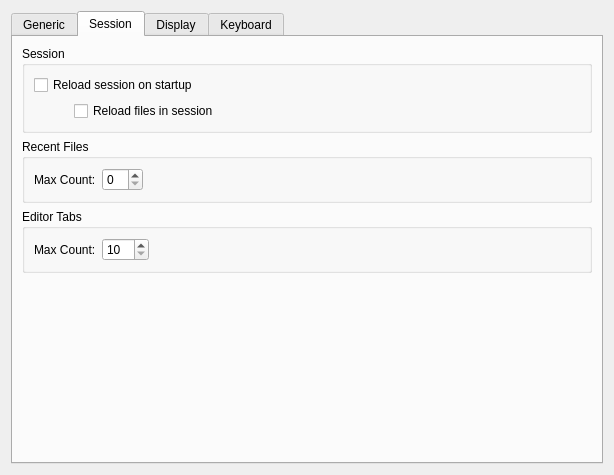
<?xml version="1.0" encoding="UTF-8"?>
<ui version="4.0">
 <class>LiteAppOption</class>
 <widget class="QWidget" name="LiteAppOption">
  <property name="geometry">
   <rect>
    <x>0</x>
    <y>0</y>
    <width>614</width>
    <height>445</height>
   </rect>
  </property>
  <property name="windowTitle">
   <string>Form</string>
  </property>
  <layout class="QVBoxLayout" name="verticalLayout_7">
   <item>
    <widget class="QTabWidget" name="tabWidget">
     <property name="currentIndex">
      <number>1</number>
     </property>
     <widget class="QWidget" name="tab">
      <attribute name="title">
       <string>Generic</string>
      </attribute>
      <layout class="QVBoxLayout" name="verticalLayout_4">
       <item>
        <widget class="QGroupBox" name="groupBox_4">
         <property name="title">
          <string>Store [*]</string>
         </property>
         <layout class="QHBoxLayout" name="horizontalLayout_2">
          <item>
           <widget class="QCheckBox" name="storeLocalCheckBox">
            <property name="font">
             <font>
              <italic>false</italic>
             </font>
            </property>
            <property name="text">
             <string>Store settings to local ini file</string>
            </property>
           </widget>
          </item>
         </layout>
        </widget>
       </item>
       <item>
        <widget class="QGroupBox" name="groupBox">
         <property name="title">
          <string>Interface [*]</string>
         </property>
         <layout class="QHBoxLayout" name="horizontalLayout">
          <item>
           <widget class="QLabel" name="label">
            <property name="text">
             <string>Language:</string>
            </property>
           </widget>
          </item>
          <item>
           <widget class="QComboBox" name="langComboBox"/>
          </item>
          <item>
           <widget class="QLabel" name="label_6">
            <property name="text">
             <string>Style:</string>
            </property>
           </widget>
          </item>
          <item>
           <widget class="QComboBox" name="styleComboBox"/>
          </item>
          <item>
           <widget class="QCheckBox" name="toolWindowShortcutsCheckBox">
            <property name="text">
             <string>Use tool window shortcuts</string>
            </property>
           </widget>
          </item>
          <item>
           <spacer name="horizontalSpacer_3">
            <property name="orientation">
             <enum>Qt::Horizontal</enum>
            </property>
            <property name="sizeType">
             <enum>QSizePolicy::Expanding</enum>
            </property>
            <property name="sizeHint" stdset="0">
             <size>
              <width>40</width>
              <height>20</height>
             </size>
            </property>
           </spacer>
          </item>
         </layout>
        </widget>
       </item>
       <item>
        <widget class="QGroupBox" name="groupBox_6">
         <property name="title">
          <string>Theme [*]</string>
         </property>
         <layout class="QHBoxLayout" name="horizontalLayout_6">
          <item>
           <widget class="QLabel" name="label_4">
            <property name="text">
             <string>Theme:</string>
            </property>
           </widget>
          </item>
          <item>
           <widget class="QComboBox" name="qssComboBox"/>
          </item>
          <item>
           <spacer name="horizontalSpacer">
            <property name="orientation">
             <enum>Qt::Horizontal</enum>
            </property>
            <property name="sizeHint" stdset="0">
             <size>
              <width>40</width>
              <height>20</height>
             </size>
            </property>
           </spacer>
          </item>
         </layout>
        </widget>
       </item>
       <item>
        <widget class="QGroupBox" name="groupBox_11">
         <property name="title">
          <string>Icon [*]</string>
         </property>
         <property name="checkable">
          <bool>false</bool>
         </property>
         <layout class="QHBoxLayout" name="horizontalLayout_4">
          <item>
           <widget class="QCheckBox" name="customIconCheckBox">
            <property name="toolTip">
             <string>Fallback build-in icon library and liteapp/qrc/default</string>
            </property>
            <property name="text">
             <string>Load the external file icon library</string>
            </property>
           </widget>
          </item>
          <item>
           <widget class="QComboBox" name="iconPathComboBox"/>
          </item>
          <item>
           <spacer name="horizontalSpacer_4">
            <property name="orientation">
             <enum>Qt::Horizontal</enum>
            </property>
            <property name="sizeHint" stdset="0">
             <size>
              <width>40</width>
              <height>20</height>
             </size>
            </property>
           </spacer>
          </item>
         </layout>
        </widget>
       </item>
       <item>
        <widget class="QGroupBox" name="groupBox_10">
         <property name="title">
          <string>Automatically save documents</string>
         </property>
         <layout class="QHBoxLayout" name="horizontalLayout_8">
          <item>
           <widget class="QCheckBox" name="autoIdleSaveDocumentsCheckBox">
            <property name="text">
             <string>Automatically save documents when application is idle</string>
            </property>
           </widget>
          </item>
          <item>
           <widget class="QSpinBox" name="autoIdleSaveDocumentsTimeSpinBox">
            <property name="specialValueText">
             <string/>
            </property>
            <property name="suffix">
             <string>sec</string>
            </property>
            <property name="minimum">
             <number>1</number>
            </property>
            <property name="maximum">
             <number>120</number>
            </property>
           </widget>
          </item>
          <item>
           <widget class="QCheckBox" name="autoIdleSaveDocumentsEmitMessageCheckBox">
            <property name="toolTip">
             <string>emit save message for auto code format, etc...</string>
            </property>
            <property name="text">
             <string>Emit message</string>
            </property>
           </widget>
          </item>
          <item>
           <spacer name="horizontalSpacer_5">
            <property name="orientation">
             <enum>Qt::Horizontal</enum>
            </property>
            <property name="sizeHint" stdset="0">
             <size>
              <width>40</width>
              <height>20</height>
             </size>
            </property>
           </spacer>
          </item>
         </layout>
        </widget>
       </item>
       <item>
        <widget class="QGroupBox" name="groupBox_5">
         <property name="title">
          <string>Monitoring files for modifications</string>
         </property>
         <layout class="QVBoxLayout" name="verticalLayout_3">
          <item>
           <widget class="QCheckBox" name="fileWatcherAutoReloadCheckBox">
            <property name="text">
             <string>Auto reload or close editor buffer,if underlying file is modified/deleted.</string>
            </property>
           </widget>
          </item>
         </layout>
        </widget>
       </item>
       <item>
        <spacer name="verticalSpacer">
         <property name="orientation">
          <enum>Qt::Vertical</enum>
         </property>
         <property name="sizeHint" stdset="0">
          <size>
           <width>20</width>
           <height>40</height>
          </size>
         </property>
        </spacer>
       </item>
      </layout>
      <zorder>groupBox</zorder>
      <zorder>groupBox_4</zorder>
      <zorder>groupBox_5</zorder>
      <zorder>groupBox_6</zorder>
      <zorder>groupBox_10</zorder>
      <zorder>groupBox_11</zorder>
     </widget>
     <widget class="QWidget" name="tab_5">
      <attribute name="title">
       <string>Session</string>
      </attribute>
      <layout class="QVBoxLayout" name="verticalLayout_10">
       <item>
        <widget class="QGroupBox" name="groupBox_3">
         <property name="title">
          <string>Session</string>
         </property>
         <layout class="QVBoxLayout" name="verticalLayout_6">
          <item>
           <widget class="QCheckBox" name="autoLoadLastSessionCheckBox">
            <property name="text">
             <string>Reload session on startup</string>
            </property>
           </widget>
          </item>
          <item>
           <layout class="QHBoxLayout" name="horizontalLayout_5">
            <item>
             <spacer name="horizontalSpacer_6">
              <property name="orientation">
               <enum>Qt::Horizontal</enum>
              </property>
              <property name="sizeType">
               <enum>QSizePolicy::Fixed</enum>
              </property>
              <property name="sizeHint" stdset="0">
               <size>
                <width>40</width>
                <height>20</height>
               </size>
              </property>
             </spacer>
            </item>
            <item>
             <widget class="QCheckBox" name="startupReloadFilesCheckBox">
              <property name="text">
               <string>Reload files in session</string>
              </property>
             </widget>
            </item>
           </layout>
          </item>
         </layout>
        </widget>
       </item>
       <item>
        <widget class="QGroupBox" name="groupBox_2">
         <property name="title">
          <string>Recent Files</string>
         </property>
         <layout class="QHBoxLayout" name="horizontalLayout_3" stretch="0,0,0">
          <item>
           <widget class="QLabel" name="label_3">
            <property name="text">
             <string>Max Count:</string>
            </property>
           </widget>
          </item>
          <item>
           <widget class="QSpinBox" name="maxRecentFilesSpinBox">
            <property name="toolTip">
             <string>0-99</string>
            </property>
           </widget>
          </item>
          <item>
           <spacer name="horizontalSpacer_2">
            <property name="orientation">
             <enum>Qt::Horizontal</enum>
            </property>
            <property name="sizeType">
             <enum>QSizePolicy::Expanding</enum>
            </property>
            <property name="sizeHint" stdset="0">
             <size>
              <width>40</width>
              <height>20</height>
             </size>
            </property>
           </spacer>
          </item>
         </layout>
        </widget>
       </item>
       <item>
        <widget class="QGroupBox" name="groupBox_12">
         <property name="title">
          <string>Editor Tabs</string>
         </property>
         <layout class="QHBoxLayout" name="horizontalLayout_9">
          <item>
           <widget class="QLabel" name="label_2">
            <property name="text">
             <string>Max Count:</string>
            </property>
           </widget>
          </item>
          <item>
           <widget class="QSpinBox" name="maxEditorCountSpinBox">
            <property name="toolTip">
             <string>10-999</string>
            </property>
            <property name="minimum">
             <number>10</number>
            </property>
            <property name="maximum">
             <number>999</number>
            </property>
           </widget>
          </item>
          <item>
           <spacer name="horizontalSpacer_8">
            <property name="orientation">
             <enum>Qt::Horizontal</enum>
            </property>
            <property name="sizeHint" stdset="0">
             <size>
              <width>40</width>
              <height>20</height>
             </size>
            </property>
           </spacer>
          </item>
         </layout>
        </widget>
       </item>
       <item>
        <spacer name="verticalSpacer_3">
         <property name="orientation">
          <enum>Qt::Vertical</enum>
         </property>
         <property name="sizeHint" stdset="0">
          <size>
           <width>20</width>
           <height>48</height>
          </size>
         </property>
        </spacer>
       </item>
      </layout>
     </widget>
     <widget class="QWidget" name="tab_3">
      <attribute name="title">
       <string>Display</string>
      </attribute>
      <layout class="QVBoxLayout" name="verticalLayout_2">
       <item>
        <widget class="QGroupBox" name="groupBox_8">
         <property name="title">
          <string>Display [*]</string>
         </property>
         <layout class="QVBoxLayout" name="verticalLayout">
          <item>
           <widget class="QCheckBox" name="splashVisibleCheckBox">
            <property name="text">
             <string>Show splash screen on startup</string>
            </property>
           </widget>
          </item>
          <item>
           <widget class="QCheckBox" name="welcomeVisibleCheckBox">
            <property name="text">
             <string>Show welcome page on startup</string>
            </property>
           </widget>
          </item>
         </layout>
        </widget>
       </item>
       <item>
        <widget class="QGroupBox" name="groupBox_7">
         <property name="title">
          <string>Editor tab [*]</string>
         </property>
         <layout class="QVBoxLayout" name="verticalLayout_8">
          <item>
           <widget class="QCheckBox" name="editorTabsClosableCheckBox">
            <property name="text">
             <string>Show close buttons on each editor tab</string>
            </property>
           </widget>
          </item>
          <item>
           <widget class="QCheckBox" name="editorTabsEnableWhellCheckBox">
            <property name="text">
             <string>Enable mouse wheel navigation on tabs</string>
            </property>
           </widget>
          </item>
         </layout>
        </widget>
       </item>
       <item>
        <widget class="QGroupBox" name="groupBox_9">
         <property name="title">
          <string>Toolbar Icon Size [*]</string>
         </property>
         <layout class="QHBoxLayout" name="horizontalLayout_10">
          <item>
           <widget class="QRadioButton" name="radioButton">
            <property name="text">
             <string notr="true">16x16</string>
            </property>
            <attribute name="buttonGroup">
             <string notr="true">buttonGroup</string>
            </attribute>
           </widget>
          </item>
          <item>
           <widget class="QRadioButton" name="radioButton_2">
            <property name="text">
             <string notr="true">18x18</string>
            </property>
            <attribute name="buttonGroup">
             <string notr="true">buttonGroup</string>
            </attribute>
           </widget>
          </item>
          <item>
           <widget class="QRadioButton" name="radioButton_3">
            <property name="text">
             <string notr="true">20x20</string>
            </property>
            <attribute name="buttonGroup">
             <string notr="true">buttonGroup</string>
            </attribute>
           </widget>
          </item>
          <item>
           <widget class="QRadioButton" name="radioButton_4">
            <property name="text">
             <string notr="true">22x22</string>
            </property>
            <attribute name="buttonGroup">
             <string notr="true">buttonGroup</string>
            </attribute>
           </widget>
          </item>
          <item>
           <widget class="QRadioButton" name="radioButton_5">
            <property name="text">
             <string notr="true">24x24</string>
            </property>
            <attribute name="buttonGroup">
             <string notr="true">buttonGroup</string>
            </attribute>
           </widget>
          </item>
         </layout>
        </widget>
       </item>
       <item>
        <spacer name="verticalSpacer_4">
         <property name="orientation">
          <enum>Qt::Vertical</enum>
         </property>
         <property name="sizeHint" stdset="0">
          <size>
           <width>20</width>
           <height>40</height>
          </size>
         </property>
        </spacer>
       </item>
      </layout>
     </widget>
     <widget class="QWidget" name="tab_2">
      <attribute name="title">
       <string>Keyboard</string>
      </attribute>
      <layout class="QVBoxLayout" name="verticalLayout_5">
       <item>
        <widget class="QLabel" name="label_5">
         <property name="text">
          <string>Format: {Ctrl+B},{Ctrl+Shift+B},{Ctrl+K,Ctrl+U},{Ctrl+Shift+Z;Ctrl+Y}</string>
         </property>
        </widget>
       </item>
       <item>
        <widget class="QTreeView" name="keysTreeView"/>
       </item>
       <item>
        <layout class="QHBoxLayout" name="horizontalLayout_7">
         <item>
          <widget class="QCheckBox" name="standardCheckBox">
           <property name="text">
            <string>Hide standard commands</string>
           </property>
          </widget>
         </item>
         <item>
          <widget class="QPushButton" name="resetButton">
           <property name="text">
            <string>Reset</string>
           </property>
          </widget>
         </item>
         <item>
          <widget class="QPushButton" name="resetAllButton">
           <property name="text">
            <string>Reset All</string>
           </property>
          </widget>
         </item>
         <item>
          <spacer name="horizontalSpacer_7">
           <property name="orientation">
            <enum>Qt::Horizontal</enum>
           </property>
           <property name="sizeHint" stdset="0">
            <size>
             <width>40</width>
             <height>20</height>
            </size>
           </property>
          </spacer>
         </item>
         <item>
          <widget class="QPushButton" name="importButton">
           <property name="text">
            <string>Import...</string>
           </property>
          </widget>
         </item>
         <item>
          <widget class="QPushButton" name="exportButton">
           <property name="text">
            <string>Export...</string>
           </property>
          </widget>
         </item>
        </layout>
       </item>
      </layout>
     </widget>
    </widget>
   </item>
  </layout>
 </widget>
 <resources/>
 <connections/>
 <buttongroups>
  <buttongroup name="buttonGroup"/>
 </buttongroups>
</ui>
